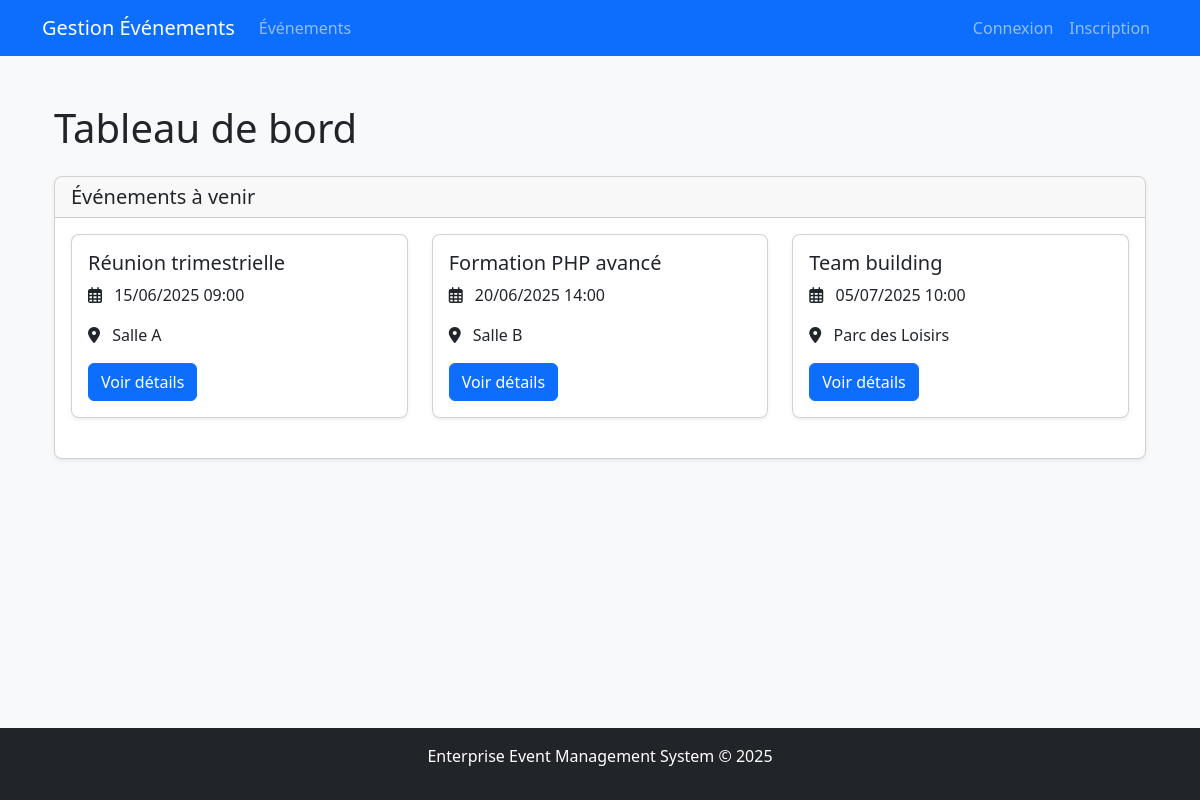
The page / on the database its author committed.
### tables this page shows
CREATE TABLE events (
    id INT AUTO_INCREMENT PRIMARY KEY,
    organizer_id INT NOT NULL,
    title VARCHAR(100) NOT NULL,
    description TEXT,
    start_datetime DATETIME NOT NULL,
    end_datetime DATETIME NOT NULL,
    location VARCHAR(100) NOT NULL,
    max_participants INT,
    status ENUM('planned', 'ongoing', 'completed', 'cancelled') DEFAULT 'planned',
    created_at TIMESTAMP DEFAULT CURRENT_TIMESTAMP,
    updated_at TIMESTAMP DEFAULT CURRENT_TIMESTAMP ON UPDATE CURRENT_TIMESTAMP,
    FOREIGN KEY (organizer_id) REFERENCES organizers(id) ON DELETE CASCADE
);

### src/Controllers/HomeController.php (called while the page is built, shortened)
<?php
class HomeController {
    private $eventModel;
    public function __construct() {
        $this->eventModel = new Event();
    }
    public function index() {
        $upcomingEvents = $this->eventModel->getUpcomingEvents(5);
        include __DIR__ . '/../views/home.php';
    }
}

### src/Models/Event.php (called while the page is built, shortened)
<?php
class Event {
    private $conn;
    public function __construct() {
        $database = new Database();
        $this->conn = $database->connect();
    }
    public function getUpcomingEvents($limit = 5) {
        $stmt = $this->conn->prepare("SELECT * FROM events WHERE start_datetime >= NOW() ORDER BY start_datetime ASC LIMIT :limit");
        $stmt->bindValue(':limit', $limit, PDO::PARAM_INT);
        $stmt->execute();
        return $stmt->fetchAll(PDO::FETCH_ASSOC);
    }
}

### src/Models/Database.php (called while the page is built, shortened)
<?php
class Database {
    private $host;
    private $db_name;
    private $username;
    private $password;
    public function __construct() {
        $this->host = 'mysql';
        $this->db_name = 'events_db';
        $this->username = 'event_user';
        $this->password = 'event_pass';
    }
    public function connect() {
        $this->conn = null;
        try {
            $this->conn = new PDO(
                "mysql:host=" . $this->host . ";dbname=" . $this->db_name,
                $this->username,
                $this->password
            );
            $this->conn->setAttribute(PDO::ATTR_ERRMODE, PDO::ERRMODE_EXCEPTION);
            $this->conn->exec("set names utf8");
        } catch (PDOException $exception) {
            echo "Connection error: " . $exception->getMessage();
        }
        return $this->conn;
    }
}

### src/views/home.php (the view, shortened to what this page needs)
<?php include 'views/partials/header.php'; ?>
<div class="container">
    <h1 class="mb-4">Tableau de bord</h1>
    <div class="card">
        <div class="card-header">
            <h5 class="mb-0">Événements à venir</h5>
        </div>
        <div class="card-body">
            <?php if (!empty($upcomingEvents)): ?>
                <div class="row">
                    <?php foreach ($upcomingEvents as $event): ?>
                        <div class="col-md-4 mb-4">
                            <div class="card h-100">
                                <div class="card-body">
                                    <h5 class="card-title"><?= htmlspecialchars($event['title']); ?></h5>
                                    <p class="card-text">
                                        <i class="far fa-calendar-alt me-2"></i>
                                        <?= date('d/m/Y H:i', strtotime($event['start_datetime'])); ?>
                                    </p>
                                    <p class="card-text">
                                        <i class="fas fa-map-marker-alt me-2"></i>
                                        <?= htmlspecialchars($event['location']); ?>
                                    </p>
                                    <a href="<?= BASE_URL; ?>/event/<?= $event['id']; ?>" class="btn btn-primary">
                                        Voir détails
                                    </a>
                                </div>
                            </div>
                        </div>
                    <?php endforeach; ?>
                </div>
            <?php else: ?>
                <p class="mb-0">Aucun événement à venir pour le moment.</p>
            <?php endif; ?>
        </div>
    </div>
</div>
<?php include 'views/partials/footer.php'; ?>

### src/assets/css/style.css (style rules this page uses)
body { background-color: #f8f9fa; min-height: 100vh; display: flex; flex-direction: column; }
.card { border-radius: 0.5rem; box-shadow: 0 0.125rem 0.25rem rgba(0, 0, 0, 0.075); }
.card-header { border-radius: 0.5rem 0.5rem 0 0 !important; }

### rows shown on the page
events: title "Réunion trimestrielle", start_datetime "15/06/2025 09:00", location "Salle A"
events: title "Formation PHP avancé", start_datetime "20/06/2025 14:00", location "Salle B"
events: title "Team building", start_datetime "05/07/2025 10:00", location "Parc des Loisirs"
